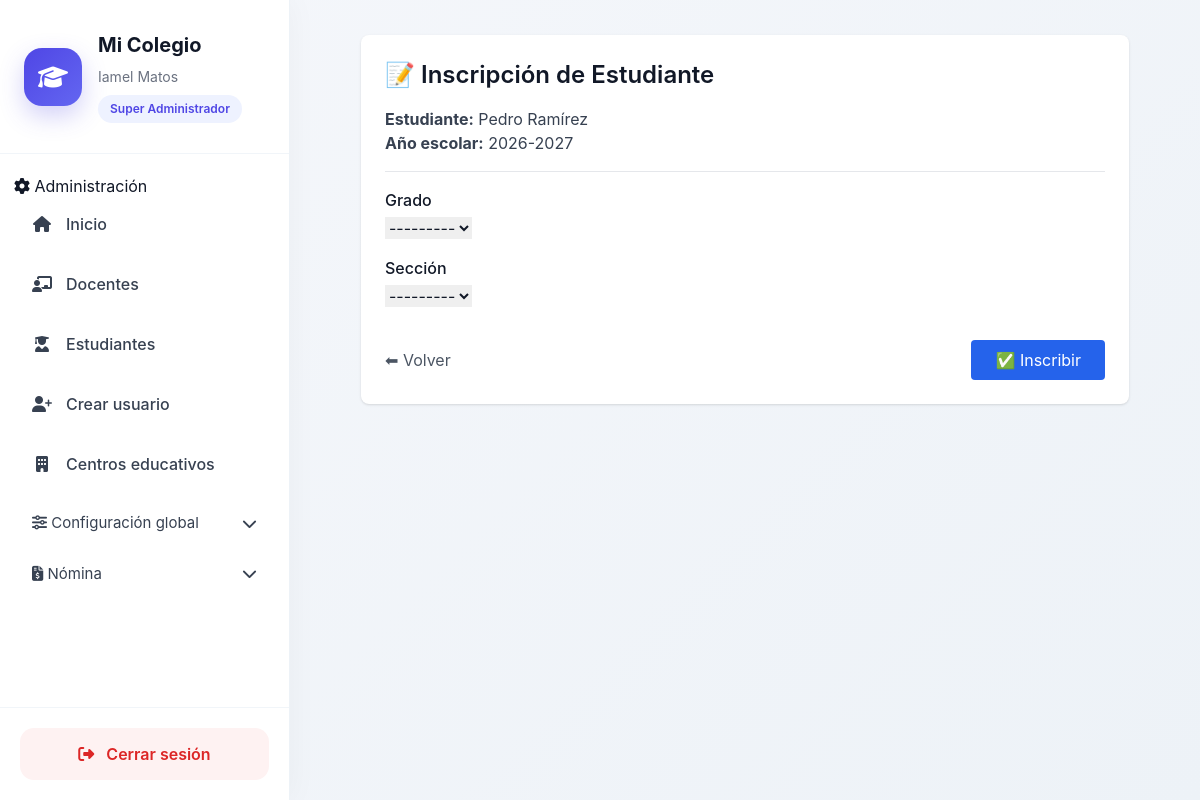
Screenshot of /estudiantes/10/inscribir-avanzado/ (signed in) with the database file from the repository.
### usuarios/models.py (models this page shows, shortened)
class Usuario(AbstractBaseUser, PermissionsMixin):
    ROLES = (
        ('superadmin', 'Super Administrador'),
        ('admin', 'Administrador'),
        ('secretaria', 'Secretaria'),
        ('docente', 'Docente'),
        ('estudiante', 'Estudiante'),
        ('director', 'Director'),
    )
    username = models.CharField(max_length=100, unique=True)
    email = models.EmailField(unique=True)
    first_name = models.CharField("Nombres", max_length=150)
    last_name = models.CharField("Apellidos", max_length=150)
    rol = models.CharField(
        max_length=20,
        choices=ROLES,
    )
    is_active = models.BooleanField(default=True)
    is_staff = models.BooleanField(default=False)
    fecha_creacion = models.DateTimeField(auto_now_add=True)
    objects = UsuarioManager()
    USERNAME_FIELD = "username"
    REQUIRED_FIELDS = ["email", "first_name", "last_name"]
    def __str__(self):
        return self.get_full_name()
    def get_full_name(self):
        return f"{self.first_name} {self.last_name}".strip()

### estudiantes/models.py (models this page shows)
class Estudiante(models.Model):
    usuario = models.OneToOneField(
        'usuarios.Usuario',
        on_delete=models.CASCADE
    )
    centro = models.ForeignKey(
        'core.CentroEducativo',
        on_delete=models.CASCADE
    )
    matricula = models.CharField(max_length=50, unique=True)
    primer_nombre = models.CharField(max_length=100)
    segundo_nombre = models.CharField(max_length=100, blank=True, null=True)
    primer_apellido = models.CharField(max_length=100)
    segundo_apellido = models.CharField(max_length=100, blank=True, null=True)
    sexo = models.CharField(max_length=1, choices=[('M', 'Masculino'), ('F', 'Femenino')])
    fecha_nacimiento = models.DateField()
    lugar_nacimiento = models.CharField(max_length=150)
    nacionalidad = models.CharField(max_length=100)
    direccion = models.TextField()
    telefono = models.CharField(max_length=20, blank=True, null=True)
    nombre_tutor = models.CharField(max_length=200)
    cedula_tutor = models.CharField(max_length=13)
    telefono_tutor = models.CharField(max_length=20)
    parentesco_tutor = models.CharField(max_length=50)
    estado = models.CharField(
        max_length=20,
        choices=[('activo', 'Activo'), ('retirado', 'Retirado'), ('egresado', 'Egresado')],
        default='activo'
    )
    created_at = models.DateTimeField(auto_now_add=True)
    updated_at = models.DateTimeField(auto_now=True)
    def nombre_completo(self):
        return f"{self.primer_nombre} {self.segundo_nombre or ''} {self.primer_apellido} {self.segundo_apellido or ''}".strip()
    def __str__(self):
        return self.nombre_completo()

### core/models.py (models this page shows)
class AnioEscolar(models.Model):
    centro = models.ForeignKey(
        CentroEducativo,
        on_delete=models.CASCADE
    )
    nombre = models.CharField(max_length=9)  # 2024-2025
    fecha_inicio = models.DateField()
    fecha_fin = models.DateField()
    activo = models.BooleanField(default=False)
    class Meta:
        unique_together = ('centro', 'nombre')
    def __str__(self):
        return f"{self.nombre} - {self.centro.nombre}"

### estudiantes/views.py (the view, shortened to what this page needs)
@login_required
def inscribir_estudiante_avanzado(request, estudiante_id):
    print("🟢 Entrando a inscribir_estudiante_avanzado")
    print("➡️ Usuario:", request.user)
    print("➡️ Estudiante ID recibido:", estudiante_id)
    centro = get_centro_activo(request)
    print("➡️ Centro activo desde sesión:", centro)
    if not centro:
        print("❌ No hay centro activo en sesión")
        return redirect('seleccionar_centro')
    estudiante = get_object_or_404(
        Estudiante,
        id=estudiante_id,
        centro=centro
    )
    print("✅ Estudiante encontrado:", estudiante)
    try:
        anio_escolar = AnioEscolar.objects.get(
            centro=centro,
            activo=True
        )
        print("✅ Año escolar activo:", anio_escolar)
    except AnioEscolar.DoesNotExist:
        print("❌ No existe año escolar activo para este centro")
        messages.error(
            request,
            'No hay un año escolar activo para este centro'
        )
        return redirect('estudiante_detail', pk=estudiante.id)
    ya_inscrito = Inscripcion.objects.filter(
        estudiante=estudiante,
        anio_escolar=anio_escolar
    ).exists()
    print("➡️ ¿Ya está inscrito en este año?:", ya_inscrito)
    if request.method == 'POST':
        print("📨 Request POST recibido")
        print("➡️ POST data:", request.POST)
        form = InscripcionAvanzadaForm(
            request.POST,
            centro=centro
        )
        print("➡️ Formulario válido?:", form.is_valid())
        if form.is_valid():
            inscripcion = form.save(commit=False)
            print("➡️ Grado seleccionado:", inscripcion.grado)
            print("➡️ Sección seleccionada:", inscripcion.seccion)
            inscripcion.estudiante = estudiante
            inscripcion.centro = centro
            inscripcion.anio_escolar = anio_escolar
            inscripcion.save()
            print("✅ Inscripción guardada con ID:", inscripcion.id)
            messages.success(
                request,
                'Estudiante inscrito correctamente'
            )
            return redirect('estudiante_detail', pk=estudiante.id)
        else:
            print("❌ Errores del formulario:", form.errors)
    else:
        print("📄 Request GET – mostrando formulario")
        form = InscripcionAvanzadaForm(centro=centro)
    print("🟢 Renderizando template de inscripción avanzada")
    return render(
        request,
        'estudiantes/inscripcion_avanzada_form.html',
        {
            'form': form,
            'estudiante': estudiante,
            'anio_escolar': anio_escolar
        }
    )

### estudiantes/forms.py (shortened to what this page needs)
class InscripcionAvanzadaForm(forms.ModelForm):
    class Meta:
        model = Inscripcion
        fields = ('grado', 'seccion')
    def __init__(self, *args, **kwargs):
        centro = kwargs.pop('centro', None)
        super().__init__(*args, **kwargs)
        if centro:
            self.fields['grado'].queryset = Grado.objects.filter(
                nivel__centro=centro
            )
        self.fields['seccion'].queryset = Seccion.objects.none()

### academico/models.py (called while the page is built)
    def __str__(self):
            return self.nombre

### core/context_processors.py (called while the page is built)
def configuracion_centro(request):
    centro_id = request.session.get('centro_id')
    configuracion = None
    if centro_id:
        try:
            configuracion = ConfiguracionCentro.objects.get(
                centro_id=centro_id
            )
        except ConfiguracionCentro.DoesNotExist:
            pass
    return {
        'configuracion': configuracion
    }

### core/models.py (called while the page is built)
    def __str__(self):
        return f"{self.nombre} ({self.codigo_minerd})"

### core/utils/session.py (called while the page is built)
def get_centro_activo(request):
    centro_id = request.session.get('centro_id')
    if not centro_id:
        return None
    try:
        return CentroEducativo.objects.get(id=centro_id)
    except CentroEducativo.DoesNotExist:
        return None

### estudiantes/templates/estudiantes/inscripcion_avanzada_form.html (shortened to what this page needs)
{% extends "home.html" %}
{% block content %}
<div class="max-w-3xl mx-auto bg-white shadow rounded-lg p-6">
    <h2 class="text-2xl font-semibold mb-4">
        📝 Inscripción de Estudiante
    </h2>
    <div class="mb-4 text-gray-700">
        <p><strong>Estudiante:</strong> {{ estudiante.nombre_completo }}</p>
        <p><strong>Año escolar:</strong> {{ anio_escolar.nombre }}</p>
    </div>
    <hr class="my-4">
    <form method="post" class="space-y-4">
        <div>
            <label class="block font-medium mb-1">Grado</label>
            {{ form.grado }}
        </div>
        <div>
            <label class="block font-medium mb-1">Sección</label>
            {{ form.seccion }}
        </div>
        <div class="flex justify-between items-center pt-4">
            <a href="{% url 'estudiante_detail' estudiante.id %}"
               class="text-gray-600 hover:underline">
                ⬅ Volver
            </a>
            <button type="submit"
                    class="bg-blue-600 text-white px-6 py-2 rounded hover:bg-blue-700">
                ✅ Inscribir
            </button>
        </div>
    </form>
</div>
{% endblock %}

### core/templates/home.html (shortened to what this page needs)
<!DOCTYPE html>
<html lang="es">
  {% load static %}
  <head>
    <script src="https://cdn.tailwindcss.com"></script>
    <link rel="stylesheet" href="https://cdnjs.cloudflare.com/ajax/libs/font-awesome/6.5.0/css/all.min.css" />
    <link rel="stylesheet" href="{% static 'css/dashboard.css' %}" />
  </head>
  <body class="dashboard-body">
    <div class="dashboard-layout">
      <aside class="sidebar">
        <div class="sidebar-header">
          <div class="sidebar-logo">
            <i class="fas fa-graduation-cap"></i>
          </div>
          <div>
            <h1 class="sidebar-title">Mi Colegio</h1>
            <p class="sidebar-user">{{ request.user.get_full_name }}</p>
            <span class="sidebar-role">{{ request.user.get_rol_display }}</span>
          </div>
        </div>
        <nav class="sidebar-nav">
          {% if request.user.is_authenticated %}
            {% if request.user.rol == 'admin' or request.user.rol == 'superadmin' or request.user.is_superuser %}
              <div class="sidebar-section">
                <span>
                  <i class="fas fa-cog"></i>
                  Administración
                </span>
              </div>
              <a href="{% url 'core:home' %}" class="sidebar-link">
                <i class="fas fa-home"></i>
                <span>Inicio</span>
              </a>
              <a href="{% url 'docente_list' %}" class="sidebar-link">
                <i class="fas fa-chalkboard-teacher"></i>
                <span>Docentes</span>
              </a>
              <a href="{% url 'estudiante_list' %}" class="sidebar-link">
                <i class="fas fa-user-graduate"></i>
                <span>Estudiantes</span>
              </a>
              <a href="{% url 'usuarios:crear_miembro' %}" class="sidebar-link">
                <i class="fas fa-user-plus"></i>
                <span>Crear usuario</span>
              </a>
              <a href="{% url 'core:centro_list' %}" class="sidebar-link">
                <i class="fas fa-building"></i>
                <span>Centros educativos</span>
              </a>
              <button type="button" onclick="toggleMenu('menu-configuracion')" class="menu-toggle">
                <div>
                  <i class="fas fa-sliders"></i>
                  <span>Configuración global</span>
                </div>
                <i class="fas fa-chevron-down"></i>
              </button>
            {% endif %}
{% if configuracion and configuracion.modulo_nomina %}
<button type="button"
        onclick="toggleMenu('menu-nomina')"
        class="menu-toggle">
    <div>
        <i class="fas fa-file-invoice-dollar"></i>
        <span>Nómina</span>
    </div>
    <i class="fas fa-chevron-down"></i>
</button>
{% endif %}
          {% endif %}
        </nav>
        <div class="sidebar-footer">
          <a href="{% url 'usuarios:logout' %}" class="logout-btn">
            <i class="fas fa-sign-out-alt"></i>
            <span>Cerrar sesión</span>
          </a>
        </div>
      </aside>
      <main class="main-content">
        {% block content %}
        {% endblock %}
      </main>
    </div>
  </body>
</html>

### static/css/dashboard.css (style rules this page uses)
body.dashboard-body { margin: 0; background: linear-gradient( 135deg, #f5f7fb, #edf2f7 ); font-family: "Inter", sans-serif; color: #111827; }
.dashboard-layout { display: flex; min-height: 100vh; }
.sidebar { width: 290px; background: #ffffff; border-right: 1px solid #edf2f7; display: flex; flex-direction: column; justify-content: space-between; box-shadow: 0 0 30px rgba(0,0,0,.04); }
.sidebar-header { padding: 30px 24px; border-bottom: 1px solid #f1f5f9; display: flex; gap: 16px; align-items: center; }
.sidebar-logo { width: 58px; height: 58px; border-radius: 18px; background: linear-gradient( 135deg, #4f46e5, #6366f1 ); display: flex; align-items: center; justify-content: center; color: white; font-size: 24px; box-shadow: 0 10px 25px rgba(79,70,229,.25); }
.sidebar-title { font-size: 20px; font-weight: 700; margin: 0; }
.sidebar-user { margin-top: 6px; font-size: 14px; color: #6b7280; }
.sidebar-role { display: inline-block; margin-top: 8px; background: #eef2ff; color: #4f46e5; padding: 5px 12px; border-radius: 999px; font-size: 12px; font-weight: 600; }
.sidebar-nav { padding: 20px 14px; flex: 1; overflow-y: auto; }
.sidebar-link { display: flex; align-items: center; gap: 14px; padding: 14px 18px; border-radius: 14px; text-decoration: none; color: #374151; margin-bottom: 8px; transition: all .25s ease; font-weight: 500; }
.sidebar-link i { width: 20px; text-align: center; }
.menu-toggle { width: 100%; border: none; background: transparent; display: flex; justify-content: space-between; align-items: center; padding: 14px 18px; border-radius: 14px; cursor: pointer; color: #374151; font-size: 15px; transition: all .25s ease; }
.sidebar-footer { padding: 20px; border-top: 1px solid #f1f5f9; }
.logout-btn { display: flex; align-items: center; justify-content: center; gap: 12px; background: #fef2f2; color: #dc2626; text-decoration: none; padding: 14px; border-radius: 14px; font-weight: 600; transition: all .25s ease; }
.main-content { flex: 1; padding: 35px; overflow-y: auto; }

### rows the page displays
Usuario: user.get_full_name "Iamel Matos", user.rol "Super Administrador"
Estudiante: nombre_completo "Pedro Ramírez"
AnioEscolar: nombre "2026-2027"
